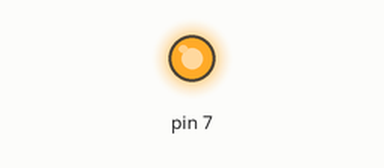
Simulated run of this sketch. Board: Arduino Uno, built with avr-gcc and run on an emulated ATmega328P. Shown: output pins drawn as LEDs (lit = HIGH). At 3.0 s the program stops and its outputs stay as they are.

Above: at 0.1 s.
At 1.1 s:
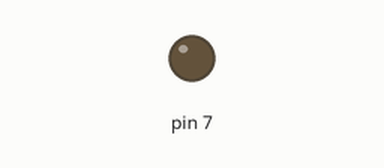
Timing chart, 0 to 4.5 s (numbered marks = the images above):
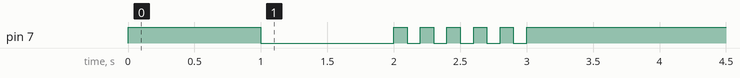

The sketch:

05_practice_2.ino
```cpp
void setup() {
  pinMode(7, OUTPUT);
}

void loop() {
  digitalWrite(7, HIGH);
  delay(1000);
  digitalWrite(7, LOW);
  delay(1000);

  int count = 0;
  while (count < 5) {
    digitalWrite(7, HIGH);
    delay(100);
    digitalWrite(7, LOW);
    delay(100);
    count++;
  }

  digitalWrite(7, HIGH);
  while (1) {}
}
```

Measured:
- by itself, pin 7: goes HIGH 1.0 s, LOW 1.0 s, 5 × (HIGH 0.10 s, LOW 0.10 s), then HIGH
